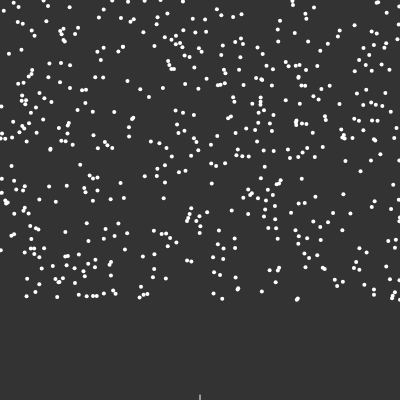
Frame 1 (no input)
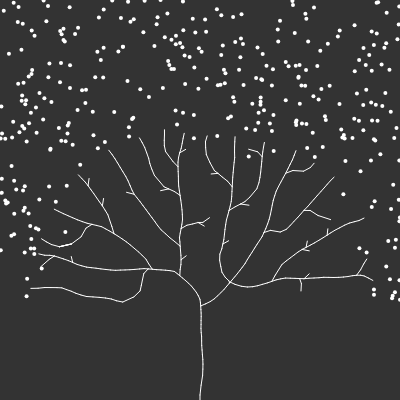
Frame 60 (no input)
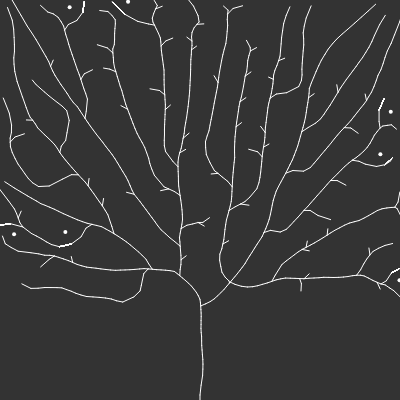
Frame 120 (the mouse pressed at the canvas centre since frame 60)

The p5.js sketch that drew these frames (run headless with seeded random() and noise() and a simulated clock; from frame 60 on, the mouse is pressed at the canvas centre):

// p5.js sketch
// ── sketch.js
var tree;
var max_dist = 100;
var min_dist = 10;
function setup() {
  createCanvas(400, 400);
  tree = new Tree();
}

function draw() {
  background(51);
  tree.show();
  tree.grow();
}
// ── Branch.js
function Branch(parent, pos, dir) {
  this.pos     = pos;
  this.parent  = parent;
  this.dir     = dir;
  this.origDir = this.dir.copy();
  this.count   = 0;
  this.len     = 5; 

  this.reset = function() {
    this.dir = this.origDir.copy();
    this.count = 0;
  }


  this.next = function() {
    var nextDir = p5.Vector.mult(this.dir, this.len);
    var nextPos = p5.Vector.add(this.pos, nextDir);
    var nextBranch = new Branch(this, nextPos, this.dir.copy());
    return nextBranch;
  }

  this.show = function() {
    if (parent != null) {
      stroke(255);
      line(this.pos.x, this.pos.y, this.parent.pos.x, this.parent.pos.y);
    }
  }
}
// ── Leaf.js
function Leaf() {
  this.pos = createVector(random(width), random(height - 100));
  this.reached = false;

  this.show = function() {
    fill(255);
    noStroke();
    ellipse(this.pos.x, this.pos.y, 4, 4);
  }
}
// ── Tree.js
function Tree() {
  this.leaves = [];
  this.branches = [];

  for (let i = 0; i < 500; i++) {
    this.leaves.push(new Leaf());
  }

  var pos = createVector(width / 2, height);
  var dir = createVector(0, -1);
  var root = new Branch(null, pos, dir);
  this.branches.push(root);

  var current = root;
  var found = false;
  while(!found) {
    for (var i = 0; i < this.leaves.length; i++) {
      var d = p5.Vector.dist(current.pos, this.leaves[i].pos);
      if (d < max_dist) {
        found = true;
      }
    } 
    if (!found) {
      var branch = current.next();
      current = branch;
      this.branches.push(current);
    }
  }

  this.show = function() {
    for (var i = 0; i < this.leaves.length; i++) {
      this.leaves[i].show();
    }
    for (var i = 0; i < this.branches.length; i++) {
      this.branches[i].show();
    }
  }

  this.grow = function() {
    for (var i = 0; i < this.leaves.length; i++) {
      var leaf = this.leaves[i];

      var closestBranch = null;
      var record = 100000;
      for (var j = 0; j < this.branches.length; j++) {
        var branch = this.branches[j]
        var d = p5.Vector.dist(leaf.pos, branch.pos)
        if (d < min_dist) {
          leaf.reached = true;
          closestBranch = null;
          break;
        } else if (d > max_dist) {
          
        } else if (closestBranch == null || d < record) {
          closestBranch = branch;
          record = d;
        } 
      }
      if (closestBranch != null) {
        var newDir = p5.Vector.sub(leaf.pos, closestBranch.pos);
        newDir.normalize();
        closestBranch.dir.add(newDir);
        closestBranch.count++;
      }
    }
    for (var i = this.leaves.length - 1; i >= 0; i--) {
      if (this.leaves[i].reached) {
        this.leaves.splice(i, 1);
      }
    }

    for (var i = this.branches.length - 1; i >= 0; i--) {
      var branch = this.branches[i];
      if (branch.count > 0) {
        branch.dir.div(branch.count);
        this.branches.push(branch.next())
      }
      branch.reset();
    }
  }
}
